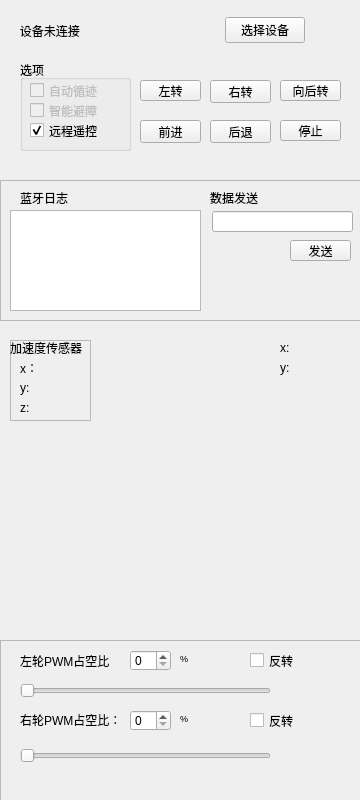
<?xml version="1.0" encoding="UTF-8"?>
<ui version="4.0">
 <class>Widget</class>
 <widget class="QWidget" name="Widget">
  <property name="windowModality">
   <enum>Qt::WindowModality::ApplicationModal</enum>
  </property>
  <property name="geometry">
   <rect>
    <x>0</x>
    <y>0</y>
    <width>360</width>
    <height>800</height>
   </rect>
  </property>
  <property name="sizePolicy">
   <sizepolicy hsizetype="Maximum" vsizetype="Maximum">
    <horstretch>0</horstretch>
    <verstretch>0</verstretch>
   </sizepolicy>
  </property>
  <property name="minimumSize">
   <size>
    <width>360</width>
    <height>800</height>
   </size>
  </property>
  <property name="maximumSize">
   <size>
    <width>360</width>
    <height>800</height>
   </size>
  </property>
  <property name="mouseTracking">
   <bool>false</bool>
  </property>
  <property name="windowTitle">
   <string>Widget</string>
  </property>
  <widget class="QWidget" name="horizontalLayoutWidget">
   <property name="geometry">
    <rect>
     <x>10</x>
     <y>10</y>
     <width>341</width>
     <height>41</height>
    </rect>
   </property>
   <layout class="QHBoxLayout" name="horizontalLayout">
    <item>
     <widget class="QLabel" name="label">
      <property name="text">
       <string>   设备未连接</string>
      </property>
     </widget>
    </item>
    <item>
     <spacer name="horizontalSpacer_3">
      <property name="orientation">
       <enum>Qt::Orientation::Horizontal</enum>
      </property>
      <property name="sizeHint" stdset="0">
       <size>
        <width>40</width>
        <height>20</height>
       </size>
      </property>
     </spacer>
    </item>
    <item>
     <spacer name="horizontalSpacer">
      <property name="orientation">
       <enum>Qt::Orientation::Horizontal</enum>
      </property>
      <property name="sizeHint" stdset="0">
       <size>
        <width>40</width>
        <height>20</height>
       </size>
      </property>
     </spacer>
    </item>
    <item>
     <spacer name="horizontalSpacer_4">
      <property name="orientation">
       <enum>Qt::Orientation::Horizontal</enum>
      </property>
      <property name="sizeHint" stdset="0">
       <size>
        <width>40</width>
        <height>20</height>
       </size>
      </property>
     </spacer>
    </item>
    <item>
     <widget class="QPushButton" name="pushButton">
      <property name="text">
       <string>选择设备</string>
      </property>
     </widget>
    </item>
    <item>
     <spacer name="horizontalSpacer_2">
      <property name="orientation">
       <enum>Qt::Orientation::Horizontal</enum>
      </property>
      <property name="sizeHint" stdset="0">
       <size>
        <width>10</width>
        <height>10</height>
       </size>
      </property>
     </spacer>
    </item>
   </layout>
  </widget>
  <widget class="QWidget" name="widget" native="true">
   <property name="geometry">
    <rect>
     <x>0</x>
     <y>330</y>
     <width>361</width>
     <height>311</height>
    </rect>
   </property>
   <widget class="QFrame" name="frame_2">
    <property name="geometry">
     <rect>
      <x>10</x>
      <y>10</y>
      <width>81</width>
      <height>81</height>
     </rect>
    </property>
    <property name="frameShape">
     <enum>QFrame::Shape::StyledPanel</enum>
    </property>
    <property name="frameShadow">
     <enum>QFrame::Shadow::Raised</enum>
    </property>
    <widget class="QLabel" name="label_8">
     <property name="geometry">
      <rect>
       <x>0</x>
       <y>0</y>
       <width>81</width>
       <height>16</height>
      </rect>
     </property>
     <property name="text">
      <string>加速度传感器</string>
     </property>
    </widget>
    <widget class="QLabel" name="label_9">
     <property name="geometry">
      <rect>
       <x>10</x>
       <y>20</y>
       <width>71</width>
       <height>16</height>
      </rect>
     </property>
     <property name="text">
      <string>x：</string>
     </property>
    </widget>
    <widget class="QLabel" name="label_10">
     <property name="geometry">
      <rect>
       <x>10</x>
       <y>40</y>
       <width>61</width>
       <height>16</height>
      </rect>
     </property>
     <property name="text">
      <string>y:</string>
     </property>
    </widget>
    <widget class="QLabel" name="label_11">
     <property name="geometry">
      <rect>
       <x>10</x>
       <y>60</y>
       <width>50</width>
       <height>15</height>
      </rect>
     </property>
     <property name="text">
      <string>z:</string>
     </property>
    </widget>
   </widget>
   <widget class="QLabel" name="label_12">
    <property name="geometry">
     <rect>
      <x>280</x>
      <y>10</y>
      <width>71</width>
      <height>16</height>
     </rect>
    </property>
    <property name="text">
     <string>x:</string>
    </property>
   </widget>
   <widget class="QLabel" name="label_13">
    <property name="geometry">
     <rect>
      <x>280</x>
      <y>30</y>
      <width>71</width>
      <height>16</height>
     </rect>
    </property>
    <property name="text">
     <string>y:</string>
    </property>
   </widget>
  </widget>
  <widget class="QWidget" name="widget_2" native="true">
   <property name="geometry">
    <rect>
     <x>10</x>
     <y>60</y>
     <width>341</width>
     <height>111</height>
    </rect>
   </property>
   <property name="sizePolicy">
    <sizepolicy hsizetype="Expanding" vsizetype="Preferred">
     <horstretch>0</horstretch>
     <verstretch>0</verstretch>
    </sizepolicy>
   </property>
   <widget class="QGroupBox" name="groupBox">
    <property name="geometry">
     <rect>
      <x>10</x>
      <y>0</y>
      <width>111</width>
      <height>91</height>
     </rect>
    </property>
    <property name="title">
     <string>选项</string>
    </property>
    <widget class="QCheckBox" name="checkBox_2">
     <property name="enabled">
      <bool>false</bool>
     </property>
     <property name="geometry">
      <rect>
       <x>10</x>
       <y>20</y>
       <width>91</width>
       <height>21</height>
      </rect>
     </property>
     <property name="text">
      <string>自动循迹</string>
     </property>
    </widget>
    <widget class="QCheckBox" name="checkBox_3">
     <property name="enabled">
      <bool>false</bool>
     </property>
     <property name="geometry">
      <rect>
       <x>10</x>
       <y>40</y>
       <width>81</width>
       <height>21</height>
      </rect>
     </property>
     <property name="text">
      <string>智能避障</string>
     </property>
    </widget>
    <widget class="QCheckBox" name="checkBox_4">
     <property name="geometry">
      <rect>
       <x>10</x>
       <y>60</y>
       <width>77</width>
       <height>21</height>
      </rect>
     </property>
     <property name="tabletTracking">
      <bool>false</bool>
     </property>
     <property name="autoFillBackground">
      <bool>false</bool>
     </property>
     <property name="text">
      <string>远程遥控</string>
     </property>
     <property name="checked">
      <bool>true</bool>
     </property>
    </widget>
   </widget>
   <widget class="QPushButton" name="pushButton_3">
    <property name="geometry">
     <rect>
      <x>130</x>
      <y>20</y>
      <width>61</width>
      <height>21</height>
     </rect>
    </property>
    <property name="text">
     <string>左转</string>
    </property>
   </widget>
   <widget class="QPushButton" name="pushButton_4">
    <property name="geometry">
     <rect>
      <x>200</x>
      <y>20</y>
      <width>61</width>
      <height>23</height>
     </rect>
    </property>
    <property name="text">
     <string>右转</string>
    </property>
   </widget>
   <widget class="QPushButton" name="pushButton_5">
    <property name="geometry">
     <rect>
      <x>270</x>
      <y>20</y>
      <width>61</width>
      <height>21</height>
     </rect>
    </property>
    <property name="text">
     <string>向后转</string>
    </property>
   </widget>
   <widget class="QPushButton" name="pushButton_6">
    <property name="geometry">
     <rect>
      <x>270</x>
      <y>60</y>
      <width>61</width>
      <height>21</height>
     </rect>
    </property>
    <property name="text">
     <string>停止</string>
    </property>
   </widget>
   <widget class="QPushButton" name="pushButton_7">
    <property name="geometry">
     <rect>
      <x>130</x>
      <y>60</y>
      <width>61</width>
      <height>23</height>
     </rect>
    </property>
    <property name="text">
     <string>前进</string>
    </property>
   </widget>
   <widget class="QPushButton" name="pushButton_8">
    <property name="geometry">
     <rect>
      <x>200</x>
      <y>60</y>
      <width>61</width>
      <height>23</height>
     </rect>
    </property>
    <property name="text">
     <string>后退</string>
    </property>
   </widget>
  </widget>
  <widget class="QFrame" name="frame">
   <property name="geometry">
    <rect>
     <x>0</x>
     <y>180</y>
     <width>361</width>
     <height>141</height>
    </rect>
   </property>
   <property name="sizePolicy">
    <sizepolicy hsizetype="Expanding" vsizetype="Preferred">
     <horstretch>0</horstretch>
     <verstretch>0</verstretch>
    </sizepolicy>
   </property>
   <property name="frameShape">
    <enum>QFrame::Shape::StyledPanel</enum>
   </property>
   <property name="frameShadow">
    <enum>QFrame::Shadow::Raised</enum>
   </property>
   <widget class="QTextEdit" name="textEdit">
    <property name="geometry">
     <rect>
      <x>10</x>
      <y>30</y>
      <width>191</width>
      <height>101</height>
     </rect>
    </property>
   </widget>
   <widget class="QLabel" name="label_6">
    <property name="geometry">
     <rect>
      <x>20</x>
      <y>10</y>
      <width>81</width>
      <height>16</height>
     </rect>
    </property>
    <property name="text">
     <string>蓝牙日志</string>
    </property>
   </widget>
   <widget class="QLineEdit" name="lineEdit">
    <property name="geometry">
     <rect>
      <x>212</x>
      <y>31</y>
      <width>141</width>
      <height>21</height>
     </rect>
    </property>
   </widget>
   <widget class="QPushButton" name="pushButton_2">
    <property name="geometry">
     <rect>
      <x>290</x>
      <y>60</y>
      <width>61</width>
      <height>21</height>
     </rect>
    </property>
    <property name="text">
     <string>发送</string>
    </property>
   </widget>
   <widget class="QLabel" name="label_7">
    <property name="geometry">
     <rect>
      <x>210</x>
      <y>10</y>
      <width>50</width>
      <height>15</height>
     </rect>
    </property>
    <property name="text">
     <string>数据发送</string>
    </property>
   </widget>
  </widget>
  <widget class="QFrame" name="frame_4">
   <property name="geometry">
    <rect>
     <x>0</x>
     <y>640</y>
     <width>361</width>
     <height>161</height>
    </rect>
   </property>
   <property name="sizePolicy">
    <sizepolicy hsizetype="Maximum" vsizetype="Maximum">
     <horstretch>0</horstretch>
     <verstretch>0</verstretch>
    </sizepolicy>
   </property>
   <property name="frameShape">
    <enum>QFrame::Shape::StyledPanel</enum>
   </property>
   <property name="frameShadow">
    <enum>QFrame::Shadow::Raised</enum>
   </property>
   <widget class="QLabel" name="label_5">
    <property name="geometry">
     <rect>
      <x>180</x>
      <y>70</y>
      <width>21</width>
      <height>16</height>
     </rect>
    </property>
    <property name="font">
     <font>
      <pointsize>7</pointsize>
     </font>
    </property>
    <property name="text">
     <string>%</string>
    </property>
   </widget>
   <widget class="QSlider" name="horizontalSlider_2">
    <property name="geometry">
     <rect>
      <x>20</x>
      <y>95</y>
      <width>251</width>
      <height>41</height>
     </rect>
    </property>
    <property name="maximum">
     <number>100</number>
    </property>
    <property name="orientation">
     <enum>Qt::Orientation::Horizontal</enum>
    </property>
   </widget>
   <widget class="QLabel" name="label_4">
    <property name="geometry">
     <rect>
      <x>20</x>
      <y>70</y>
      <width>101</width>
      <height>20</height>
     </rect>
    </property>
    <property name="font">
     <font>
      <pointsize>9</pointsize>
     </font>
    </property>
    <property name="text">
     <string>右轮PWM占空比：</string>
    </property>
   </widget>
   <widget class="QSpinBox" name="spinBox_2">
    <property name="geometry">
     <rect>
      <x>130</x>
      <y>70</y>
      <width>41</width>
      <height>21</height>
     </rect>
    </property>
    <property name="minimum">
     <number>0</number>
    </property>
    <property name="maximum">
     <number>100</number>
    </property>
   </widget>
   <widget class="QSlider" name="horizontalSlider">
    <property name="geometry">
     <rect>
      <x>20</x>
      <y>30</y>
      <width>251</width>
      <height>41</height>
     </rect>
    </property>
    <property name="maximum">
     <number>100</number>
    </property>
    <property name="orientation">
     <enum>Qt::Orientation::Horizontal</enum>
    </property>
   </widget>
   <widget class="QLabel" name="label_3">
    <property name="geometry">
     <rect>
      <x>180</x>
      <y>10</y>
      <width>21</width>
      <height>16</height>
     </rect>
    </property>
    <property name="font">
     <font>
      <pointsize>7</pointsize>
     </font>
    </property>
    <property name="text">
     <string>%</string>
    </property>
   </widget>
   <widget class="QSpinBox" name="spinBox">
    <property name="geometry">
     <rect>
      <x>130</x>
      <y>10</y>
      <width>41</width>
      <height>21</height>
     </rect>
    </property>
    <property name="wrapping">
     <bool>false</bool>
    </property>
    <property name="minimum">
     <number>0</number>
    </property>
    <property name="maximum">
     <number>100</number>
    </property>
    <property name="stepType">
     <enum>QAbstractSpinBox::StepType::AdaptiveDecimalStepType</enum>
    </property>
   </widget>
   <widget class="QLabel" name="label_2">
    <property name="geometry">
     <rect>
      <x>20</x>
      <y>10</y>
      <width>91</width>
      <height>21</height>
     </rect>
    </property>
    <property name="font">
     <font>
      <pointsize>9</pointsize>
     </font>
    </property>
    <property name="text">
     <string>左轮PWM占空比：</string>
    </property>
   </widget>
   <widget class="QCheckBox" name="checkBox">
    <property name="geometry">
     <rect>
      <x>250</x>
      <y>10</y>
      <width>77</width>
      <height>21</height>
     </rect>
    </property>
    <property name="text">
     <string>反转</string>
    </property>
   </widget>
   <widget class="QCheckBox" name="checkBox_5">
    <property name="geometry">
     <rect>
      <x>250</x>
      <y>70</y>
      <width>77</width>
      <height>21</height>
     </rect>
    </property>
    <property name="text">
     <string>反转</string>
    </property>
   </widget>
  </widget>
 </widget>
 <resources/>
 <connections/>
</ui>
